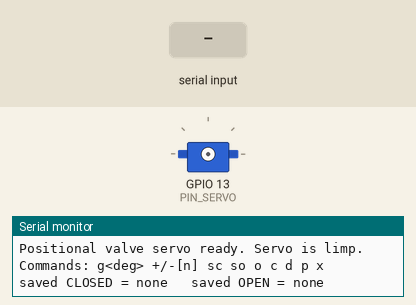
A sketch run on a simulated ESP32. On the bench: servo, the last lines printed to the serial monitor. The inputs (shaded band) are chosen by the test bench. EEPROM starts erased.

Above: at 1.7 s.
1.8 s: "+\n" received over Serial
At 2.7 s:
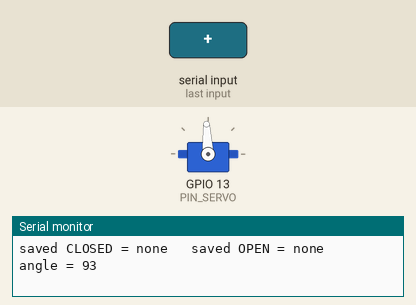
3.6 s: "g,45\n" received over Serial
At 4.35 s:
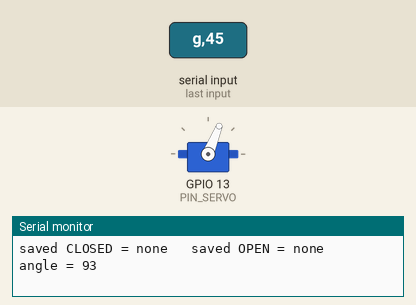
At 7.6 s:
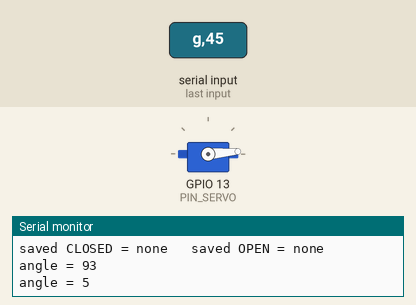
Timing chart, 0 to 9.1 s (numbered marks = the images above; inputs shaded):
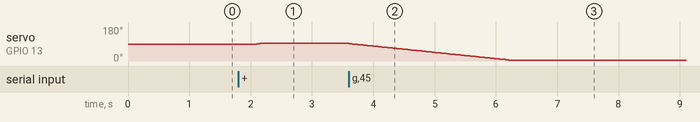

The sketch:

valve_servo_position.ino
```cpp
// Valve control with a normal POSITIONAL servo, e.g. a 9g micro servo (GPIO13).
// Library (Library Manager): "ESP32Servo" by Kevin Harrington.
// Serial Monitor: 115200 baud, line ending "Newline".
//
// Teach it the two valve positions once; they are saved in flash and survive power-off.
//   g<deg>   go to an angle, e.g.  g90
//   +  / -   nudge 3 degrees (+10, -1 and so on also work)
//   sc       SAVE the current angle as CLOSED   (valve exactly closed)
//   so       SAVE the current angle as OPEN     (valve exactly open)
//   o / c    move slowly to the saved OPEN / CLOSED angle
//   d        servo limp (the handle turns freely by hand)
//   p        print the angle and the saved positions
//   x        forget the saved positions
//
// The servo is limp until the first command that moves it. If it buzzes or the valve does not
// move, it is straining: send d at once. A 9g servo is weak, which also means it cannot force
// the valve hard.

#include <ESP32Servo.h>
#include <Preferences.h>

const int PIN_SERVO = 13;
const int ANGLE_MIN = 5;
const int ANGLE_MAX = 175;
const int STEP_DELAY_MS = 30;   // larger = slower, gentler on the valve

Servo servo;
Preferences prefs;
bool attached = false;
int angle = 90;
int closedAngle = -1;           // -1 = not saved yet
int openAngle = -1;

int clampAngle(int a) { return a < ANGLE_MIN ? ANGLE_MIN : (a > ANGLE_MAX ? ANGLE_MAX : a); }

void ensureAttached() {
  if (!attached) {
    servo.setPeriodHertz(50);
    servo.attach(PIN_SERVO, 500, 2400);
    servo.write(angle);
    attached = true;
    delay(300);
  }
}

void moveTo(int target) {
  target = clampAngle(target);
  ensureAttached();
  int step = (target >= angle) ? 1 : -1;
  while (angle != target) {
    angle += step;
    servo.write(angle);
    delay(STEP_DELAY_MS);
  }
  Serial.print("angle = ");
  Serial.println(angle);
}

void printSaved() {
  Serial.print("saved CLOSED = ");
  if (closedAngle < 0) Serial.print("none"); else Serial.print(closedAngle);
  Serial.print("   saved OPEN = ");
  if (openAngle < 0) Serial.println("none"); else Serial.println(openAngle);
}

void setup() {
  Serial.begin(115200);
  delay(500);
  prefs.begin("valvepos", false);
  closedAngle = prefs.getInt("closed", -1);
  openAngle = prefs.getInt("open", -1);
  Serial.println("Positional valve servo ready. Servo is limp. Commands: g<deg> +/-[n] sc so o c d p x");
  printSaved();
}

void loop() {
  if (!Serial.available()) return;
  String cmd = Serial.readStringUntil('\n');
  cmd.trim();
  if (cmd.length() == 0) return;

  if (cmd == "sc" || cmd == "so") {
    if (!attached) {
      Serial.println("servo is limp, so the angle is unknown. Nudge it with + or - first, then save (do not send d before saving)");
      return;
    }
    if (cmd == "sc") { closedAngle = angle; prefs.putInt("closed", angle); Serial.print("saved CLOSED = "); }
    else { openAngle = angle; prefs.putInt("open", angle); Serial.print("saved OPEN = "); }
    Serial.println(angle);
  } else if (cmd == "o") {
    if (openAngle < 0) Serial.println("OPEN not saved yet: find it with + / - then send so");
    else moveTo(openAngle);
  } else if (cmd == "c") {
    if (closedAngle < 0) Serial.println("CLOSED not saved yet: find it with + / - then send sc");
    else moveTo(closedAngle);
  } else if (cmd == "d") {
    servo.detach();
    attached = false;
    Serial.println("servo limp (detached)");
  } else if (cmd == "p") {
    Serial.print("angle = ");
    Serial.print(angle);
    Serial.println(attached ? "  (powered)" : "  (limp)");
    printSaved();
  } else if (cmd == "x") {
    prefs.clear();
    closedAngle = -1;
    openAngle = -1;
    Serial.println("saved positions cleared");
  } else if (cmd.charAt(0) == 'g') {
    moveTo(cmd.substring(1).toInt());
  } else if (cmd.charAt(0) == '+' || cmd.charAt(0) == '-') {
    int n = cmd.substring(1).toInt();
    if (n == 0) n = 3;
    moveTo(angle + (cmd.charAt(0) == '+' ? n : -n));
  } else {
    Serial.println("unknown command");
  }
}
```

Measured:
- after the input at 1.8 s, servo on GPIO 13 (PIN_SERVO): 90° → 93° after 0.30 s
- after the input at 3.6 s, servo on GPIO 13 (PIN_SERVO): moves from 93° to 5° over 2.6 s, starting at once
